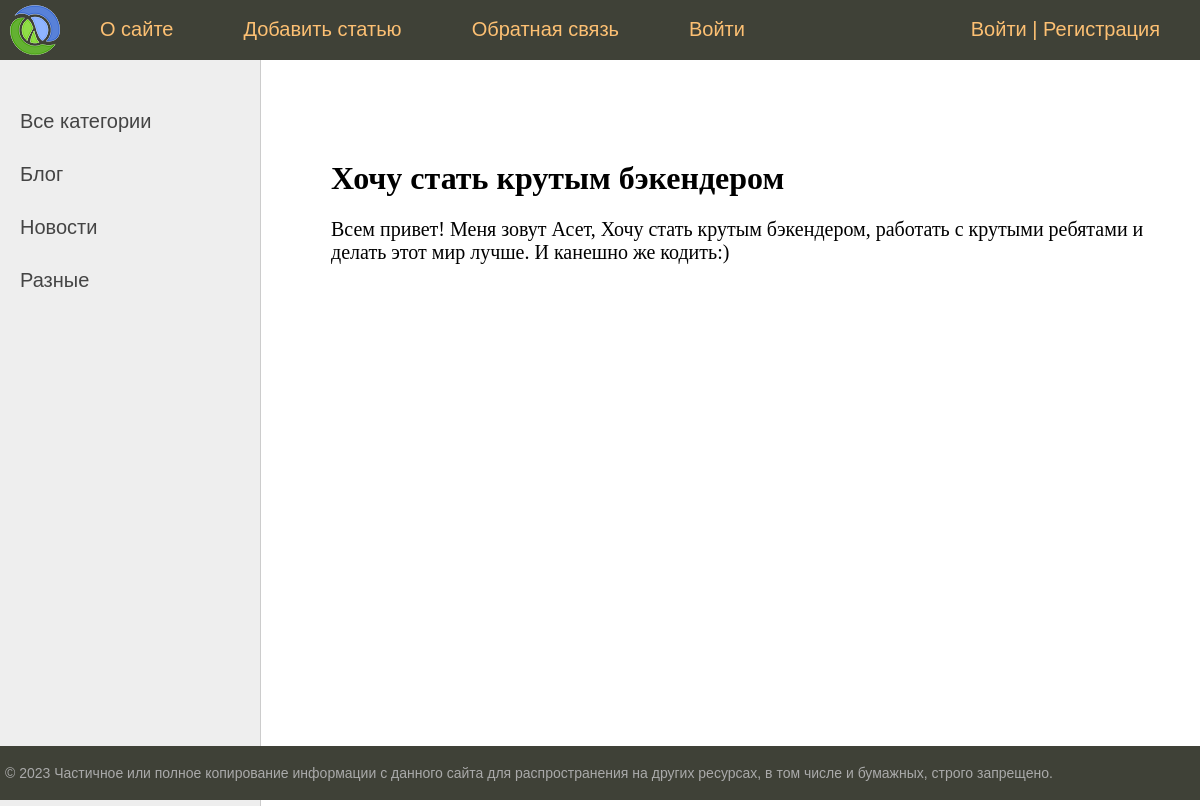
Page /post/nomer1/ on the committed database.
### basqa/models.py (models this page shows, shortened)
class Category(models.Model):
    name = models.CharField(max_length=100, db_index=True, verbose_name='Категория')
    slug = models.SlugField(max_length=255, unique=True, db_index=True)
    def get_absolute_url(self):
        return reverse('category', kwargs={'cat_slug': self.slug})
    class Meta:
        verbose_name = 'Категории'
        verbose_name_plural = 'Категории'

class Basqa(models.Model):
    class Status(models.IntegerChoices):
        DRAFT = 0, 'Черновик'
        PUBLISHED = 1, 'Опубликовано'
    title = models.CharField(max_length=255, verbose_name="Заголовок")
    slug = models.SlugField(max_length=255, unique=True, db_index=True, verbose_name="Слаг",                            validators=[
                               MinLengthValidator(5),
                               MaxLengthValidator(100),
                           ])
    photo = models.ImageField(upload_to="photos/%Y/%M/%d/", default=None, blank=True, null=True, verbose_name="Фото")
    content = models.TextField(blank=True, verbose_name="Текст")
    time_create = models.DateTimeField(auto_now_add=True, verbose_name="Дата публикации")
    time_update = models.DateTimeField(auto_now=True, verbose_name="Дата изменении")
    is_published = models.BooleanField(choices=tuple(map(lambda x: (bool(x[0]), x[1]), Status.choices)),
                                       default=Status.DRAFT, verbose_name="Публикация")
    cat = models.ForeignKey('Category', on_delete=models.PROTECT, related_name='posts')
    tags = models.ManyToManyField('TagPost', blank=True, related_name='tags')
    author = models.ForeignKey(get_user_model(), on_delete=models.SET_NULL, related_name='posts', null=True, default=None)
    objects = models.Manager()
    published = PublishedManager()
    class Meta:
        verbose_name = 'Basqa'
        verbose_name_plural = 'Basqa'
        ordering =['-time_create']
        indexes = [
            models.Index(fields=['time_create'])
        ]

### basqa/views.py (the view)
# urls.py: path('post/<slug:post_slug>/', views.ShowPost.as_view(), name='post'),
class ShowPost(DetailView):
    model = Basqa
    template_name = 'basqa/post.html'
    slug_url_kwarg = 'post_slug'
    context_object_name = 'post'
    def get_context_data(self, **kwargs):
        context = super().get_context_data(**kwargs)
        context['title'] = context['post'].title
        context['menu'] = menu
        return context
    def get_object(self, queryset=None):
        return get_object_or_404(Basqa.published, slug=self.kwargs[self.slug_url_kwarg])

### basqa/models.py (called while the page is built)
    def get_queryset(self):
        return super().get_queryset().filter(is_published=Basqa.Status.PUBLISHED)

### basqa/templatetags/basqa_tags.py (called while the page is built)
@register.inclusion_tag('basqa/list_categories.html')
def show_categories(cat_selected=0):
    cats = Category.objects.all()
    return {'cats': cats, 'cat_selected': cat_selected}

### users/context_processors.py (called while the page is built)
def get_basqa_context(request):
    return {'mainmenu': menu}

### basqa/templates/basqa/post.html (shortened to what this page needs)
{% extends 'base.html' %}
{% block content %}
<h1>{{post.title}}</h1>
{{post.content|linebreaks}}
{% endblock %}

### basqa/templates/basqa/list_categories.html
{% for cat in cats %}
{% if cat.id == cat_selected %}
<li class="selected">{{cat.name}}</li>
{% else %}
<li><a href="{{ cat.get_absolute_url }}">{{cat.name}}</a></li>
{% endif %}
{% endfor %}

### basqa/static/basqa/css/styles.css (style rules this page uses)
html, body { font-family: 'Arial'; margin: 0; padding: 0; height: 100%; width: 100%; color: #444; }
a { color: #0059b2; text-decoration: none; }
.left-chapters ul li { margin: 30px 0 0 0; color: #999; }
.left-chapters ul li a { color: #444; text-decoration: none; }
.content-text h1 { font-size: 32px; }

### rows in the picture
Category: name "Блог"
Category: name "Новости"
Category: name "Разные"
Basqa: title "Хочу стать крутым бэкендером", content "Всем привет! Меня зовут Асет, Хочу стать крутым бэкендером, работать с крутыми ребятами и делать этот мир лучше. И канешно же кодить:)"

### other values in the picture
{{ m.title }} "О сайте" "Добавить статью" "Обратная связь" "Войти"
